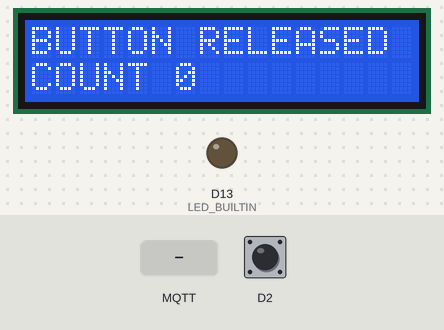
Bench run of a sketch on a simulated Arduino Uno R4 WiFi. Shown: 16×2 character LCD, output pins drawn as LEDs (lit = HIGH). The inputs (shaded band) are chosen by the test bench; at power-on: D2 HIGH. WiFi joins after 1.5 s; servers stay silent unless stated; no MQTT or app messages arrive unless stated; what the sketch prints to the serial monitor is not drawn.

Above: at 2.7 s.
2.8 s: D2 pulled LOW for 0.15 s
At 3.4 s:
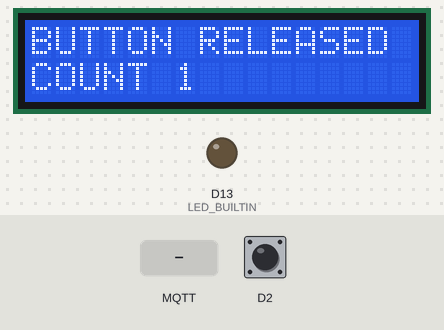
4.5 s: D2 pulled LOW for 1 s
At 5.3 s:
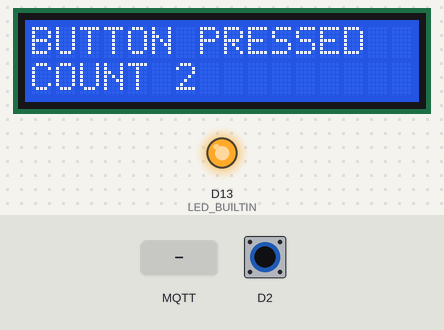
7.0 s: MQTT message "RESET" arrives on the first subscribed topic
At 8.5 s:
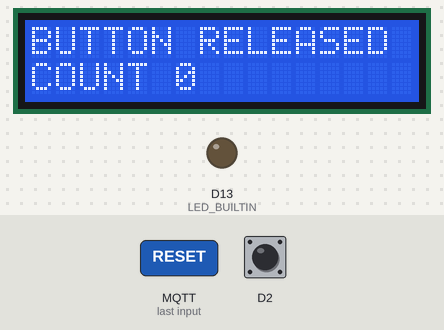
10.0 s: D2 pulled LOW for 3.2 s
At 11.1 s:
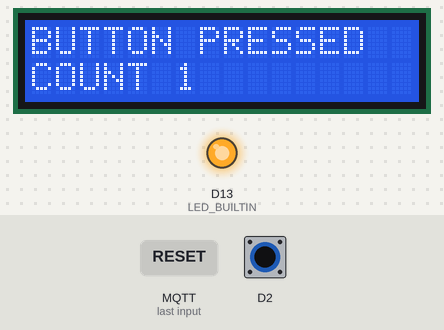
Timing chart, 0 to 14.8 s (numbered marks = the images above; inputs shaded):
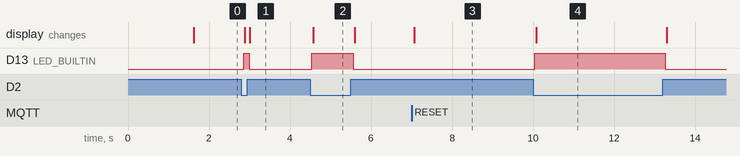

Measured:
- after the input at 2.8 s, D13 (LED_BUILTIN): LOW → HIGH after 0.06 s, → LOW 0.14 s later; the display: first changes after 0.09 s (image 1 shows a later state)
- after the input at 4.5 s, D13 (LED_BUILTIN): LOW → HIGH at once, → LOW 1.0 s later; the display: changes after 0.07 s (image 2)
- after the input at 7.0 s, the display: changes after 0.07 s (image 3)
- after the input at 10.0 s, D13 (LED_BUILTIN): LOW → HIGH at once, → LOW 3.2 s later; the display: changes after 0.08 s (image 4)

The sketch:

Switch_Debounce.ino
```cpp
/*
=========================================================================
  Switch INPUT_PULLUP นับจำนวนกดด้วย millis
  ประเภท: โจทย์ประยุกต์คาดการณ์เพื่อฝึกทักษะ ไม่ใช่ข้อสอบที่ยืนยันว่าจะออก
  อุปกรณ์: Switch, LED, LCD
  หน้าที่: อ่าน / ควบคุมอุปกรณ์แล้วแสดงบน LCD และรับส่งค่า MQTT ตาม Topic
  การทำงาน: กด 3 ครั้ง count=3; เว็บส่ง RESET count=0
  วิธีต่อสาย:
  - ปุ่ม NO ระหว่าง D2 กับ GND; pinMode(D2, INPUT_PULLUP)
  - LED ใช้ LED_BUILTIN
  - LCD I2C 16×2: VCC→5V, GND→GND, SDA→SDA, SCL→SCL
  - LCD Address ตัวอย่าง 0x27; ถ้าจอไม่ขึ้น ให้ใช้ I2C Scanner ตรวจที่อยู่จริง
  Broker: phycom.it.kmitl.ac.th | Port: 1883 | Wi-Fi: EDOK
  ข้อมูลที่คาดหวัง: กด 3 ครั้ง count=3; เว็บส่ง RESET count=0
  Serial Monitor: 115200 baud
  สาย GND ทุกอุปกรณ์ต้องร่วมกัน และตรวจขาจริงก่อนจ่ายไฟ
  GitHub Public: อย่าใช้รหัส Wi-Fi นี้กับระบบที่ต้องการปกปิดรหัส
=========================================================================
*/
#include <WiFiS3.h>              // Wi-Fi ของ Arduino UNO R4 WiFi
#include <MQTTClient.h>          // MQTT by 256dpi สำหรับ Publish/Subscribe
#include <Wire.h>                // ติดต่อจอผ่าน I2C
#include <LiquidCrystal_I2C.h>   // ไลบรารีจอ LCD 16×2
#include <math.h>                // สำหรับสมการ NTC / log() และคณิตศาสตร์

// =====================================================================
// ส่วนที่ 1 — ตั้งค่าเครือข่าย: เปลี่ยน SSID/PASSWORD และ Broker ตรงนี้
// =====================================================================
const char WIFI_SSID[]="EDOK";                // <<< เปลี่ยนชื่อ Wi-Fi ตรงนี้
const char WIFI_PASS[]="1234567890";          // <<< เปลี่ยนรหัส Wi-Fi ตรงนี้
const char MQTT_HOST[]="phycom.it.kmitl.ac.th"; // <<< เปลี่ยน MQTT Host ตรงนี้
const int MQTT_PORT=1883;                     // <<< เปลี่ยน MQTT Port ตรงนี้

// =====================================================================
// ส่วนที่ 2 — MQTT TOPIC: เปลี่ยนข้อความภายใน "..." 3 บรรทัดนี้
// ห้ามสลับทิศทาง Topic: DATA=บอร์ดส่ง; COMMAND=เว็บส่ง; ACK=บอร์ดตอบ
// ชื่อ Topic ต้องตรงกับที่เว็บใช้ทุกตัวอักษร (รวมตัวพิมพ์เล็กใหญ่)
// หากทำข้อสอบ Mock: Topic ด้านล่างตรงตาม Mock แล้ว อย่าเปลี่ยนโดยไม่จำเป็น
// ถ้าเปลี่ยน Topic ของโค้ด ต้องเปลี่ยนเว็บไซต์ catalog / control ด้วย
// =====================================================================
const char TOPIC_DATA[]="68070131/guess/14/data";          // <<< แก้ TOPIC สำหรับ Arduino Publish ขึ้นเว็บตรงนี้
const char TOPIC_COMMAND[]="68070131/guess/14/set";    // <<< แก้ TOPIC สำหรับ Arduino Subscribe จากเว็บตรงนี้
const char TOPIC_ACK[]="68070131/guess/14/ack"; // <<< แก้ TOPIC แจ้งผลรับคำสั่งตรงนี้

// =====================================================================
// ส่วนที่ 3 — ตัวแปรและค่าเวลา: เปลี่ยนช่วงเวลาอ่านค่าได้ที่ SAMPLE_MS
// =====================================================================
WiFiClient network;                       // ช่องสื่อสาร TCP ที่ MQTT ใช้ผ่าน Wi-Fi
MQTTClient mqtt(512);                    // บัฟเฟอร์ข้อความ MQTT 512 bytes
LiquidCrystal_I2C lcd(0x27,16,2);       // <<< Address LCD 0x27 / 0x3F แก้ตรงนี้
const unsigned long SAMPLE_MS=35UL; // <<< ปรับช่วงอ่านอุปกรณ์/ส่งข้อมูล มิลลิวินาที
const unsigned long WIFI_RETRY_MS=10000UL; // ลอง Wi-Fi ใหม่ทุก 10 วินาที
const unsigned long MQTT_RETRY_MS=5000UL;  // ลอง MQTT ใหม่ทุก 5 วินาที
String clientId;                          // MQTT Client ID ไม่ให้ชนกับบอร์ดอื่น
unsigned long lastSample=0;               // เวลาอ่านอุปกรณ์ครั้งล่าสุด
unsigned long lastWifiRetry=0;            // เวลาลองต่อ Wi-Fi ครั้งล่าสุด
unsigned long lastMqttRetry=0;            // เวลาลองต่อ MQTT ครั้งล่าสุด
bool ackPending=false;                    // true = มี ACK รอส่งกลับเว็บไซต์
String ackText="BOOT";                    // ข้อความผลตอบรับคำสั่งจากเว็บ

// =====================================================================
// ส่วนที่ 4 — ตัวแปรของโจทย์: ปรับค่าเกณฑ์และพินจากโค้ดข้างล่าง
// =====================================================================
bool rawOld=false,stable=false;unsigned long edgeAt=0,counts=0;

// =====================================================================
// ส่วนที่ 5 — ฟังก์ชันช่วยแสดง LCD / วัด Ultrasonic
// =====================================================================
void lcdLine(byte row,String message){ // พิมพ์ LCD โดยเคลียร์อักษรเก่าทุกครั้ง
  message=message.substring(0,16);    // LCD กว้าง 16 ตัวอักษร
  while(message.length()<16)message+=' '; // เติมช่องว่างป้องกันอักษรเดิมค้าง
  lcd.setCursor(0,row);               // ย้าย Cursor ไปต้นแถวที่ต้องการ
  lcd.print(message);                 // พิมพ์ข้อความแถวที่เลือก
}


// =====================================================================
// ส่วนที่ 6 — รับ MQTT: แก้กฎคำสั่งและการควบคุมอุปกรณ์ตรงนี้
// =====================================================================
bool applyCommand(String p){          // p คือ Payload ที่เว็บ Publish มา
  p.trim();                           // ลบช่องว่างที่ไม่ต้องการ
  if(p=="RESET"){counts=0;return true;}return false;
}
void onMqtt(String &topic,String &message){ // เรียกเมื่อ Broker ส่งข้อความมา
  if(topic!=TOPIC_COMMAND)return;     // รับเฉพาะ TOPIC_COMMAND ไม่รับข้อความของตัวเอง
  if(message.length()>40){ackText="ERROR:TOO_LONG";ackPending=true;return;} // จำกัดความยาว
  bool ok=applyCommand(message);      // ประมวลผลคำสั่งเฉพาะโจทย์
  ackText=ok?"OK:"+message:"ERROR:INVALID"; // บันทึกผลตอบกลับ
  ackPending=true;                    // จะ Publish ACK ใน loop ไม่ทำใน Callback
  Serial.println(String("MQTT RX: ")+message);
}

// =====================================================================
// ส่วนที่ 7 — อ่านเซนเซอร์และแสดงผล: แก้ตรรกะโจทย์ตรงนี้
// =====================================================================
void setupHardware(){                 // กำหนดพิน INPUT/OUTPUT เฉพาะอุปกรณ์
  pinMode(2,INPUT_PULLUP);pinMode(LED_BUILTIN,OUTPUT);
}
String readHardware(){               // คืนข้อความ Payload ที่ต้อง Publish
  bool raw=digitalRead(2)==LOW;if(raw!=rawOld){rawOld=raw;edgeAt=millis();}if(millis()-edgeAt>=35UL&&raw!=stable){stable=raw;if(stable)counts++;}digitalWrite(LED_BUILTIN,stable?HIGH:LOW);lcdLine(0,stable?"BUTTON PRESSED":"BUTTON RELEASED");lcdLine(1,String("COUNT ")+counts);return String(counts);
}

// =====================================================================
// ส่วนที่ 8 — Wi-Fi / MQTT: reconnect อัตโนมัติและ Subscribe หลังเชื่อม
// =====================================================================
void keepConnected(){                // ฟังก์ชันดูแลการเชื่อมต่อ
  unsigned long now=millis();        // เวลาเดินของบอร์ด หน่วย ms
  if(WiFi.status()!=WL_CONNECTED){   // ถ้า Wi-Fi หลุด
    if(now-lastWifiRetry>=WIFI_RETRY_MS){
      lastWifiRetry=now;             // รีเซ็ตเวลา retry
      WiFi.begin(WIFI_SSID,WIFI_PASS); // ขอเชื่อม Wi-Fi ใหม่
    }
    return;                          // ยังไม่พยายามต่อ MQTT จนกว่า Wi-Fi จะมา
  }
  if(!mqtt.connected()){             // ถ้ายังไม่ได้เชื่อม Broker
    if(now-lastMqttRetry>=MQTT_RETRY_MS){
      lastMqttRetry=now;
      if(mqtt.connect(clientId.c_str())){ // Connect ด้วย Client ID ไม่ซ้ำ
        mqtt.subscribe(TOPIC_COMMAND);   // <<< สมัครรับ Topic คำสั่งจากเว็บตรงนี้
        mqtt.publish(TOPIC_ACK,"ONLINE"); // <<< แจ้งเว็บว่าบอร์ดกลับมาออนไลน์
        Serial.println("MQTT CONNECTED");
      }
    }
    return;
  }
  mqtt.loop();                       // สำคัญ: ต้องเรียกบ่อยเพื่อรับคำสั่งและรักษา MQTT
  if(ackPending&&mqtt.publish(TOPIC_ACK,ackText)){ // <<< Publish ACK ไป Topic สถานะ
    ackPending=false;                // ส่งสำเร็จแล้วจึงล้างธง
  }
}

// =====================================================================
// ส่วนที่ 9 — setup() รันตอนเริ่มต้นเพียงครั้งเดียว
// =====================================================================
void setup(){
  Serial.begin(115200);              // เปิด Serial Monitor 115200 baud
  Wire.begin();                      // เริ่มระบบ I2C ต่อจอ LCD
  lcd.init();                        // เริ่มใช้งาน LCD
  lcd.backlight();                   // เปิดไฟ Backlight ของจอ
  lcdLine(0,"PHYCOM GUESS 14");      // แสดงชื่อโจทย์บนจอ
  lcdLine(1,"STARTING ...");        // แจ้งว่ากำลังเปิดระบบ
  setupHardware();                   // ตั้งค่าพินเซนเซอร์ตามโจทย์
  byte mac[6]={0};                   // เก็บ MAC Address 6 ไบต์
  WiFi.macAddress(mac);              // อ่าน MAC เพื่อทำ Client ID ไม่ซ้ำกัน
  clientId="phycom-guess-14-";
  for(byte i=0;i<6;i++){            // แปลง MAC เป็นตัวอักษรฐาน 16
    if(mac[i]<16)clientId+="0";      // เติมเลข 0 ถ้าไบต์สั้น
    clientId+=String(mac[i],HEX);    // ต่อท้าย clientId
  }
  mqtt.begin(MQTT_HOST,MQTT_PORT,network); // ตั้งค่า Broker port และ TCP Client
  mqtt.onMessage(onMqtt);            // ตั้งฟังก์ชันจัดการข้อความจากเว็บ
  WiFi.begin(WIFI_SSID,WIFI_PASS);   // เริ่มเชื่อม Wi-Fi ตามค่าด้านบน
  Serial.println(String("PUB: ")+TOPIC_DATA);     // <<< ดู Topic ส่งข้อมูลได้ใน Serial
  Serial.println(String("SUB: ")+TOPIC_COMMAND);  // <<< ดู Topic รับคำสั่งได้ใน Serial
  Serial.println(String("ACK: ")+TOPIC_ACK);      // <<< ดู Topic สถานะได้ใน Serial
}

// =====================================================================
// ส่วนที่ 10 — loop() ทำงานวนซ้ำตลอดเวลา
// =====================================================================
void loop(){
  keepConnected();                   // คงการเชื่อมและอ่านคำสั่งจาก MQTT
  if(millis()-lastSample<SAMPLE_MS)return; // ยังไม่ถึงเวลาอ่านข้อมูล
  lastSample=millis();               // บันทึกเวลาอ่านล่าสุด
  String value=readHardware();       // อ่านค่าตามโจทย์ / ปรับ LCD
  if(value.length()==0)return;       // Keypad ยังไม่กด ไม่ต้อง Publish
  Serial.println(String("DATA: ")+value); // ดูค่าจริงแม้ Wi-Fi ไม่เชื่อม
  if(mqtt.connected())mqtt.publish(TOPIC_DATA,value); // <<< ส่ง Payload ขึ้นเว็บที่ TOPIC_DATA
}
```
